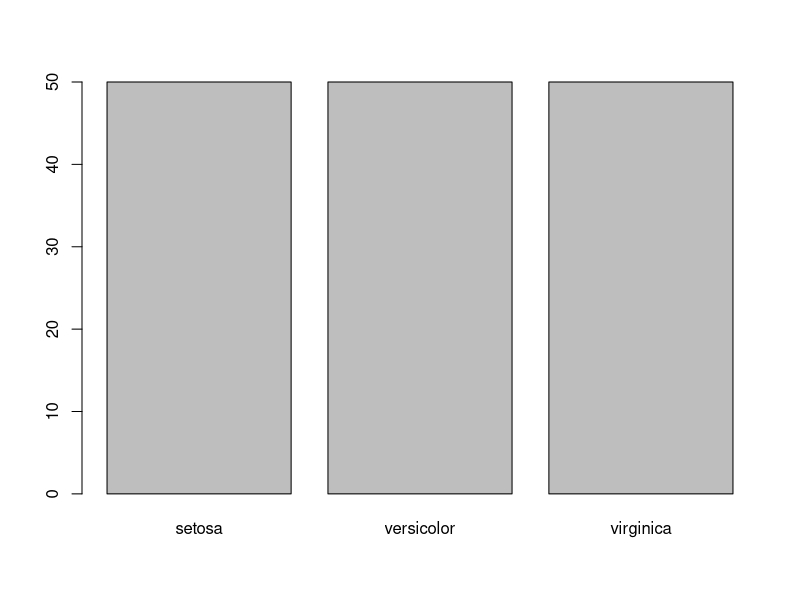
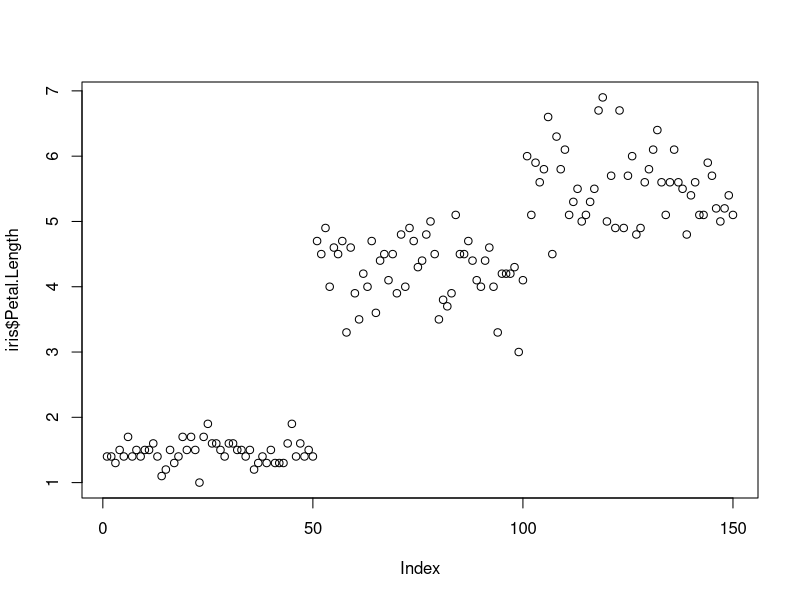
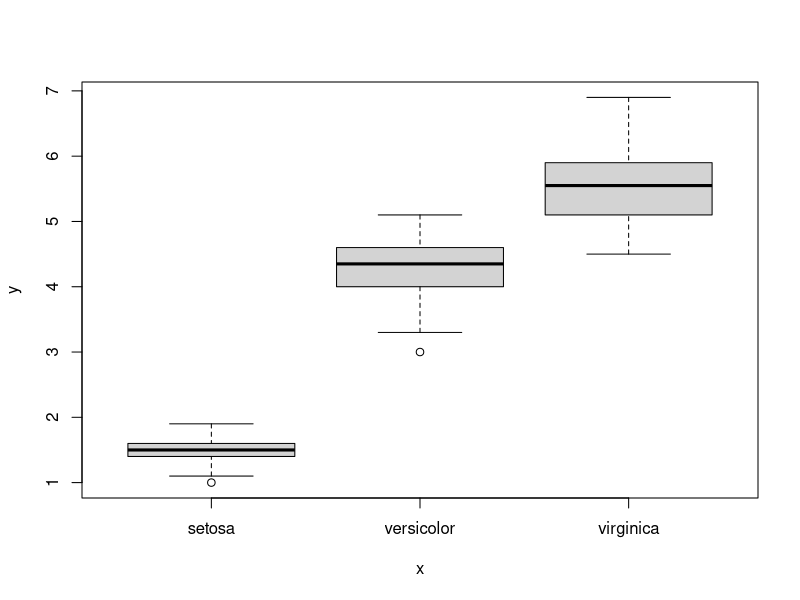
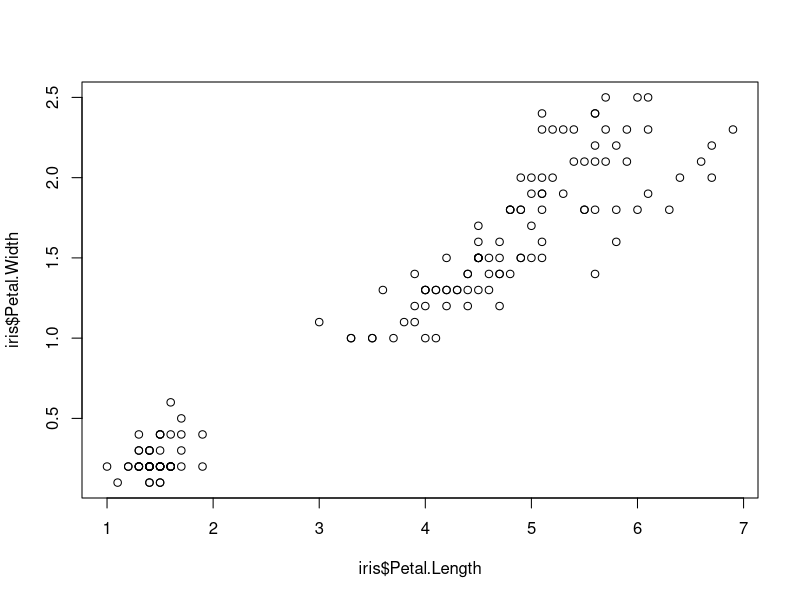
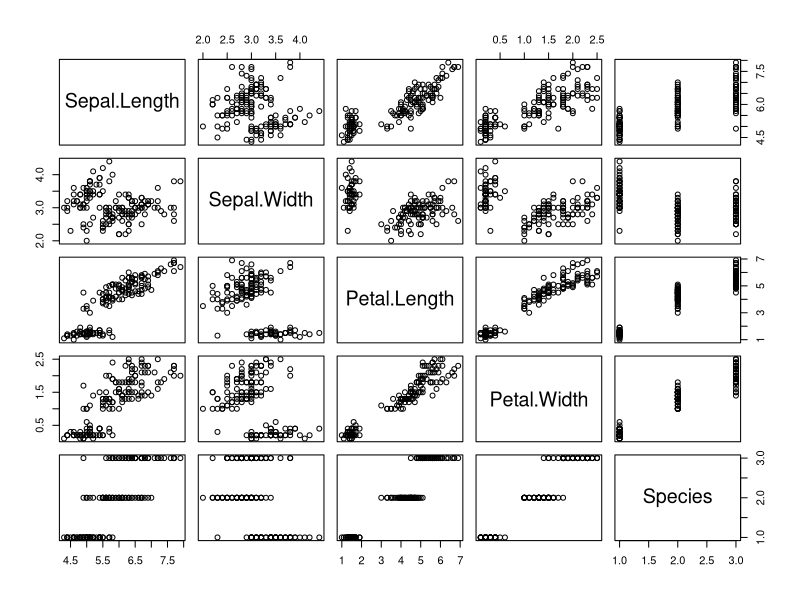
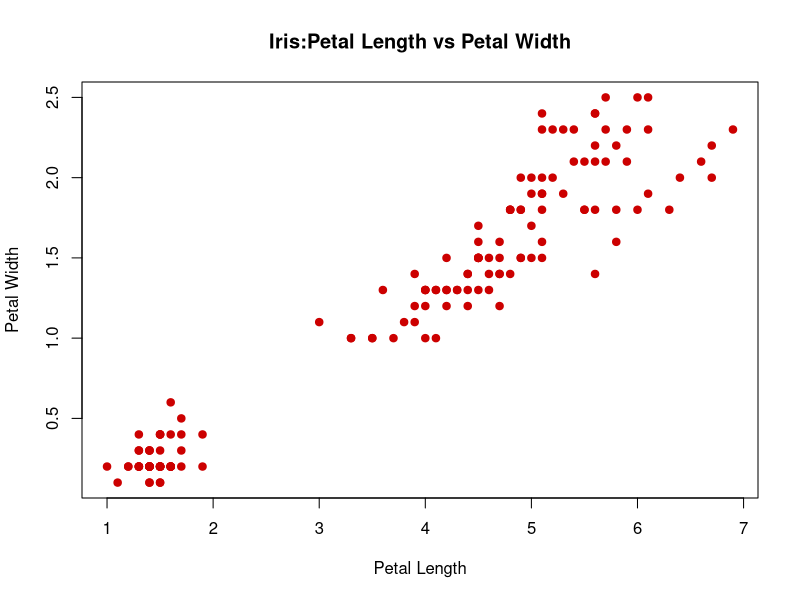
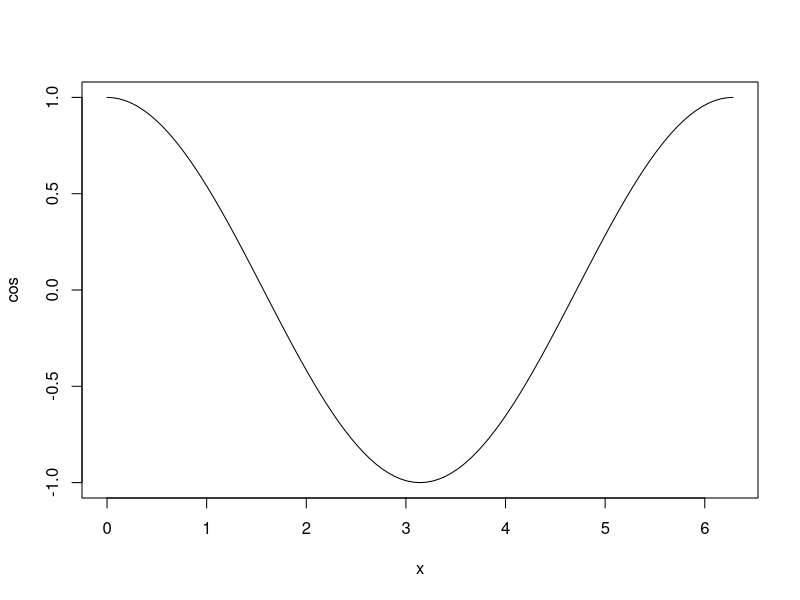
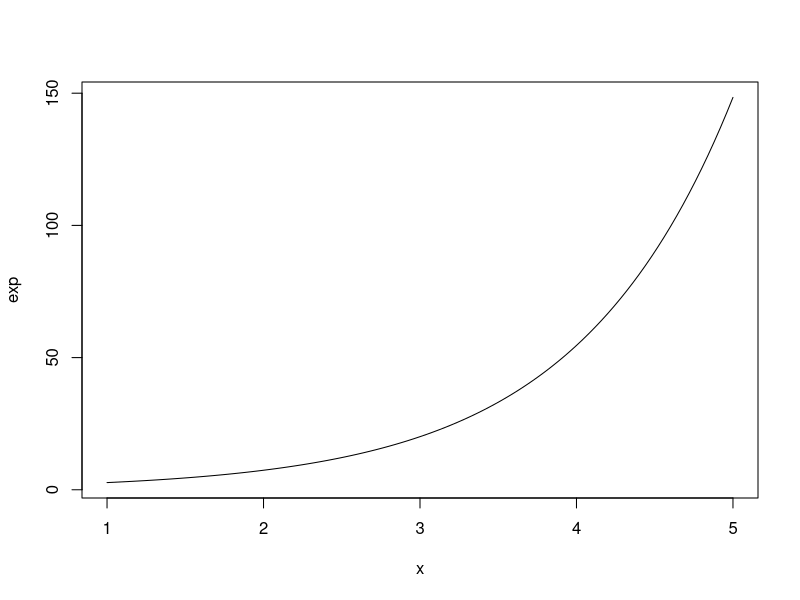

Here is the R script that generated these plots, in order:
# Name: Selvam Dasari Gnanaprakash
# Course : Introduction to R
# Topic : plot
# Date: 10.10.2023


############################################################################

#Load datasets packages
library(datasets)

#Load Data

head(iris)

#plot data with PLOT()

?plot # Help for plot()

plot(iris$Species) #categorical variables

plot(iris$Petal.Length) #Quantitative variable

plot(iris$Species,iris$Petal.Length) #cat Vs Quant

plot(iris$Petal.Length,iris$Petal.Width) # Quant pair

plot(iris)  #plot entire dataset

#plot with options

plot(iris$Petal.Length,iris$Petal.Width,
     col =  "#cc0000",#hex code for datalab.cc red
     pch =19,# use solid circles for points
     main = "Iris:Petal Length vs Petal Width",
     xlab = "Petal Length",
     ylab = "Petal Width"
     
     )

# Plot formulas with PLOT()

plot(cos,0,2*pi)
plot(exp,1,5)
plot(dnorm,-3,+3)

#Formula plot with options

plot(dnorm, -3, +3,
     col = "#cc0000",
     lwd =5,
     main = "Standard Normal Distribution",
     xlab = "z-score",
     ylab = "Density"
     )

# Clean UP

#clear packages
detach("package:datasets",unload= TRUE)